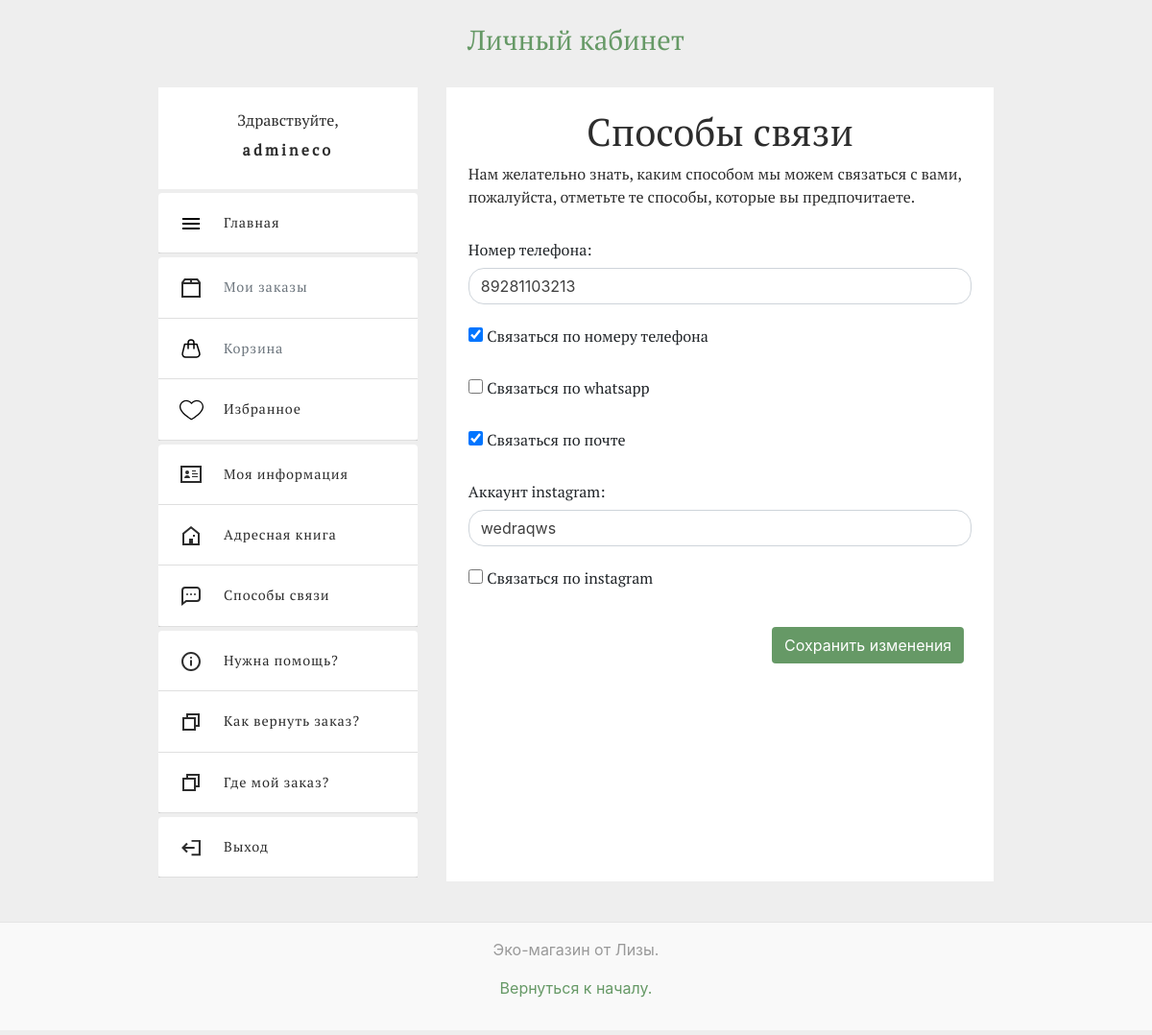
Page /home/contacts (signed in) on the committed database.
### accounts/models.py (models this page shows, shortened)
class UsersContactPreferences(models.Model):
    user = models.OneToOneField(User, null = True, on_delete = models.CASCADE)
    phone = models.CharField(max_length = 200, blank = True, default='', verbose_name="Номер")
    phone_send = models.BooleanField(default= False, verbose_name="Связь по номеру телефона")
    whatsapp = models.BooleanField(default= False, verbose_name="Связь по вотсаппу")
    email_send = models.BooleanField(default= False, verbose_name="Связь по почте")
    instagram = models.CharField(max_length = 100, default = '', blank = True, verbose_name="Истаграм")
    instagramm_send = models.BooleanField(default= False, verbose_name="Связь по инстаграму")
    class Meta:
        verbose_name_plural = 'Способы связи'
        verbose_name = 'Способ связи'
        ordering = ('user',)

### accounts/views.py (the view, shortened to what this page needs)
# urls.py: path('home/contacts', views.change_contacts_preferences, name = 'contacts'),
@login_required(login_url = 'accounts:login')
def change_contacts_preferences(request):
    contact = UsersContactPreferences.objects.get(user_id = request.user.id)
    form = UsersContactPreferencesForm(instance = contact)
    context = {'form':form}
    return render(request, 'accounts/home_pages/contacts.html', context)

### accounts/forms.py
class UsersContactPreferencesForm(ModelForm):
    class Meta:
        model = UsersContactPreferences
        fields = ['phone', 'phone_send','whatsapp', 'email_send', 'instagram', 'instagramm_send']
    def __init__(self, *args, **kwargs):
        super(UsersContactPreferencesForm, self).__init__(*args, **kwargs)
        self.fields['phone'].widget = forms.TextInput(attrs={'class': 'form-control'})
        self.fields['instagram'].widget = forms.TextInput(attrs={'class': 'form-control'})

### templates/accounts/home_pages/contacts.html (shortened to what this page needs)
{% extends "layout/base_home.html" %}
{% load widget_tweaks %}
{% block main %}
<div class="col-12 col-sm-12 col-md-8 col-lg-6 col-xl-6">
    <div class="my_info_main">
        <div class = "header-container mb-4">
            <h1 class = "my_info_title text-center" id = "contacts">Способы связи</h1>
            <div class = "my_info_help_text">
                <span>Нам желательно знать, каким способом мы можем связаться с вами, пожалуйста, отметьте те способы, которые вы предпочитаете.</span>
            </div>
        </div>
        <div class="body_container">
            <form class="needs-validation" method="POST" action="">
                <div class="form-group row">
                    <div class="col">
                        <label for="inputPhone" class="col-form-label forms_style">Номер телефона:</label>
                        {{ form.phone }}
                        {% render_field form.phone_send id="phone_send" class="checkbox mt-4 forms_style" value="True" %}
                        <label for="phone_send" class="col-form-label forms_style">Связаться по номеру телефона</label>
                    </div>
                </div>
                <div class="form-group row">
                    <div class="col">
                        {% render_field form.whatsapp id="whatsapp" class="checkbox forms_style" value="True" %}
                        <label for="whatsapp" class="col-form-label forms_style">Связаться по whatsapp</label>
                    </div>
                </div>
                <div class="form-group row">
                    <div class="col">
                        {% render_field form.email_send id="email_send" class="checkbox forms_style" value="True" %}
                        <label for="email_send" class="col-form-label forms_style">Связаться по почте</label>
                    </div>
                </div>
                <div class="form-group row">
                    <div class="col">
                        <label for="inputinstagram" class="col-form-label forms_style">Аккаунт instagram:</label>
                        {{ form.instagram }}
                        {% render_field form.instagramm_send id="instagramm_send" class="checkbox mt-4 forms_style" value="True" %}
                        <label for="instagramm_send" class="col-form-label forms_style">Связаться по instagram</label>
                    </div>
                </div>
                <div class="form-group row float-right mt-3 mb-5 mr-2">
                    <button type="submit" class="btn btn-primary">Сохранить изменения</button>
                </div>
            </form>
        </div>
    </div>
</div>
{% endblock %}

### templates/layout/base_home.html (shortened to what this page needs)
{% load static %}
<!DOCTYPE html>
<html lang="ru">
<head>
    <link rel = "stylesheet" type="text/css" href="{% static 'css/style.css' %}"/>
    <link rel = "stylesheet" type="text/css" href="{% static 'css/bootstrap.css' %}"/>
</head>
<body class="body-home">
    <div class="wrapper">
        <header>
            <a href="{% url 'accounts:home' %}"><h1 class = "title_home_h1 link_style text-center">Личный кабинет</h1></a>
        </header>
        <main class="main">
            <div class="container-fluid">
                <div class="row justify-content-md-center">
                    <div class="col-12 col-sm-12 col-md-4 col-lg-3 col-xl-3">
                        <div class = "username_home text-center mb-1 text-truncate">
                            <span>Здравствуйте, </span><br> <span class = "username_home_name" title="{{ user.username }}">{{ user.username }}</span>
                        </div>
                        <nav>
                            <ul class="list-group mb-1">
                                <li class="list-group-item">
                                    <a href="{% url 'ecoshop:test' %}" class="base_home_lists">
                                        <div class = "img_div1">
                                            <div class = "img_div2">
                                                <img src="{% static 'icons/home_main.svg' %}" alt="" class="img_div3">
                                            </div>
                                        </div>
                                        <div class = "text-menu-base-home">
                                            <span>Главная</span>
                                        </div>
                                    </a>
                                </li>
                            </ul>
                            <ul class="list-group mt-1">
                                <li class="list-group-item">
                                    <a href="#" class="base_home_lists text-reset">
                                        <div class = "img_div1">
                                            <div class = "img_div2">
                                                <img src="{% static 'icons/orders.svg' %}" alt="" class="img_div3">
                                            </div>
                                        </div>
                                        <div class = "text-menu-base-home">
                                            <span class="text-muted">Мои заказы</span>
                                        </div>
                                    </a>
                                </li>
                                <li class="list-group-item">
                                    <a href="#" class="base_home_lists text-reset">
                                        <div class = "img_div1">
                                            <div class = "img_div2">
                                                <img src="{% static 'icons/bag.svg' %}" alt="" class="img_div3">
                                            </div>
                                        </div>
                                        <div class = "text-menu-base-home">
                                            <span class="text-muted">Корзина</span>
                                        </div>
                                    </a>
                                </li>
                                <li class="list-group-item">
                                    <a href="{% url 'accounts:fav_goods' %}" class="base_home_lists">
                                        <div class = "img_div1">
                                            <div class = "img_div2">
                                                <img src="{% static 'icons/heart.svg' %}" alt="" class="img_div3">
                                            </div>
                                        </div>
                                        <div class = "text-menu-base-home">
                                            <span>Избранное</span>
                                        </div>
                                    </a>
                                </li>
                            </ul>
                            <ul class="list-group mt-1">
                                <li class="list-group-item">
                                    <a href="{% url 'accounts:my_info' %}" class="base_home_lists">
                                        <div class = "img_div1">
                                            <div class = "img_div2">
                                                <img src="{% static 'icons/myinfo.svg' %}" alt="" class="img_div3">
                                            </div>
                                        </div>
                                        <div class = "text-menu-base-home">
                                            <span>Моя информация</span>
                                        </div>
                                    </a>
                                </li>
                                <li class="list-group-item">
                                    <a href="{% url 'accounts:adresses' %}" class="base_home_lists">
                                        <div class = "img_div1">
                                            <div class = "img_div2">
                                                <img src="{% static 'icons/adress.svg' %}" alt="" class="img_div3">
                                            </div>
                                        </div>
                                        <div class = "text-menu-base-home">
                                            <span>Адресная книга</span>
                                        </div>
                                    </a>
                                </li>
                                <li class="list-group-item">
                                    <a href="{% url 'accounts:contacts' %}" class="base_home_lists">
                                        <div class = "img_div1">
                                            <div class = "img_div2">
                                                <img src="{% static 'icons/net.svg' %}" alt="" class="img_div3">
                                            </div>
                                        </div>
                                        <div class = "text-menu-base-home">
                                            <span>Способы связи</span>
                                        </div>
                                    </a>
                                </li>
                            </ul>
                            <ul class="list-group mt-1">
                                <li class="list-group-item">
                                    <a href="#" class="base_home_lists">
                                        <div class = "img_div1">
                                            <div class = "img_div2">
                                                <img src="{% static 'icons/help.svg' %}" alt="" class="img_div3">
                                            </div>
                                        </div>
                                        <div class = "text-menu-base-home">
                                            <span>Нужна помощь?</span>
                                        </div>
                                    </a>
                                </li>
                                <li class="list-group-item">
                                    <a href="#" class="base_home_lists">
                                        <div class = "img_div1">
                                            <div class = "img_div2">
                                                <img src="{% static 'icons/other.svg' %}" alt="" class="img_div3">
                                            </div>
                                        </div>
                                        <div class = "text-menu-base-home">
                                            <span>Как вернуть заказ?</span>
                                        </div>
                                    </a>
                                </li>
                                <li class="list-group-item">
                                    <a href="#" class="base_home_lists">
                                        <div class = "img_div1">
                                            <div class = "img_div2">
                                                <img src="{% static 'icons/other.svg' %}" alt="" class="img_div3">
                                            </div>
                                        </div>
                                        <div class = "text-menu-base-home">
                                            <span>Где мой заказ?</span>
                                        </div>
                                    </a>
                                </li>
                            </ul>
                            <ul class="list-group mt-1 mb-1">
                                <li class="list-group-item">
                                    <a href="{% url 'accounts:logout' %}" class="base_home_lists">
                                        <div class = "img_div1">
                                            <div class = "img_div2">
                                                <img src="{% static 'icons/exit.svg' %}" alt="" class="img_div3">
                                            </div>
                                        </div>
                                        <div class = "text-menu-base-home">
                                            <span>Выход</span>
                                        </div>
                                    </a>
                                </li>
                            </ul>
                        </nav>
                     </div>
                    {% block main %}
                    {% endblock %}
                </div>
            </div>
        </main>
        <footer class = "footer">
            <div class="footer_class">
                <p>Эко-магазин от Лизы.</p>
                <p>
                <a href="#" style="color:#669966">Вернуться к началу.</a>
                </p>
            </div>
        </footer>
    </div>
</body>
</html>

### static/css/style.css (style rules this page uses)
body { max-width: 100%; }
html,body { height: 100%; }
.wrapper { position: relative; min-height: 100%; overflow:auto; }
main { padding-bottom: 160px; }
footer { position: absolute; left: 0; bottom: 0; width: 100%; height: 150px; }
.link_style { color:#606060; }
.btn-primary { color: #fff !important; background-color:#669966; }
.username_home { padding: 22px 14px; text-align: left; background-color: #fff; }
.base_home_lists { display: block; font-size: 1rem; letter-spacing: 0.05rem; line-height: 2.4rem; padding: calc(3 * 4px) calc(5 * 4px) calc(3 * 4px) 68px; border-bottom: 1px solid rgba(0, 0, 0, 0.125); }
.img_div1 { font-size: 0; left: 0; line-height: 0; position: absolute; text-align: center; top: 50%; transform: translateY(-50%); width: 68px; }
.img_div2 { display: inline-block; position: relative; }
.img_div3 { height: auto; width: auto; }
.text-menu-base-home, .username_home, .title_home_h1, .my_info_title, .text_adress_help, .adresses_li_border, .my_info_help_text { font-family: 'PT Serif', serif; color:#2d2d2d; }
.text-menu-base-home { font-size: 90%; }
.title_home_h1 { font-size: 180%; padding: 2%; font-weight: 200; }
.username_home_name { font-weight: bold; letter-spacing: 0.2rem; line-height: 2.4rem; min-height: 2.4rem; }
.body-home { background-color: #eee; }
.body_container { width:100%; height:50%; }
.my_info_main { width: 100%; height: 100%; background-color: #ffffff; padding: 4%; }
.checkbox { width:15px; height:15px; }
.forms_style { font-family: 'PT Serif', serif !important; }
.footer_class { padding:1rem 0; margin-top: 2rem; color:#999; text-align:center; background-color:#f9f9f9; border-top:.05rem solid #e5e5e5; vertical-align:bottom; }

### rows in the picture
UsersContactPreferences: phone "89281103213", phone_send "☑", email_send "☑", instagram "wedraqws"

### other values in the picture
{{ user.username }} "admineco"
